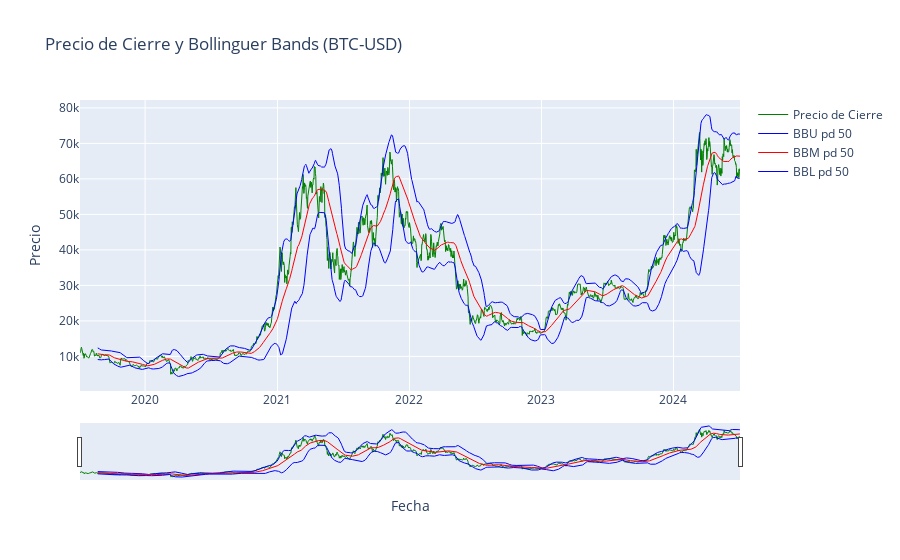

This figure's notebook cell:
### Code cell
# Crear el gráfico interactivo con Plotly
fig = go.Figure()

# Añadir serie de precios de cierre
fig.add_trace(go.Scatter(x=data.index, y=data[nombre_columna_precio], 
                         mode='lines', name='Precio de Cierre', 
                         line=dict(color='green', width=1)))

# Añadir SMA de 50 períodos
fig.add_trace(go.Scatter(x=data.index, y=data[nombre_pd_u], 
                         mode='lines', name='BBU pd ' +str(periodo), 
                         line=dict(color='blue', width=1)))


# Añadir SMA de 50 períodos
fig.add_trace(go.Scatter(x=data.index, y=data[nombre_pd_m], 
                         mode='lines', name='BBM pd ' +str(periodo), 
                         line=dict(color='red', width=1)))


# Añadir SMA de 50 períodos
fig.add_trace(go.Scatter(x=data.index, y=data[nombre_pd_l], 
                         mode='lines', name='BBL pd ' +str(periodo), 
                         line=dict(color='blue', width=1)))

# Personalizar el diseño del gráfico
fig.update_layout(title=f'Precio de Cierre y Bollinguer Bands ({ticker_symbol})',
                  xaxis_title='Fecha',
                  yaxis_title='Precio',
                  xaxis_rangeslider_visible=True)

# Mostrar el gráfico interactivo
fig.show()

### Figure 1 — Plotly figure (JSON) as saved in the notebook; plotly's stock layout.template omitted (floating-point values rounded to 4 significant figures; data arrays with more than 128 entries replaced by an {"elided": "..."} marker saying what was removed)
{"data": [{"line": {"color": "green", "width": 1}, "mode": "lines", "name": "Precio de Cierre", "type": "scatter", "x": {"elided": "1826 str values"}, "y": {"elided": "1826 float values"}}, {"line": {"color": "blue", "width": 1}, "mode": "lines", "name": "BBU pd 50", "type": "scatter", "x": {"elided": "1826 str values"}, "y": {"elided": "1826 float values"}}, {"line": {"color": "red", "width": 1}, "mode": "lines", "name": "BBM pd 50", "type": "scatter", "x": {"elided": "1826 str values"}, "y": {"elided": "1826 float values"}}, {"line": {"color": "blue", "width": 1}, "mode": "lines", "name": "BBL pd 50", "type": "scatter", "x": {"elided": "1826 str values"}, "y": {"elided": "1826 float values"}}], "layout": {"title": {"text": "Precio de Cierre y Bollinguer Bands (BTC-USD)"}, "xaxis": {"rangeslider": {"visible": true}, "title": {"text": "Fecha"}}, "yaxis": {"title": {"text": "Precio"}}}}
